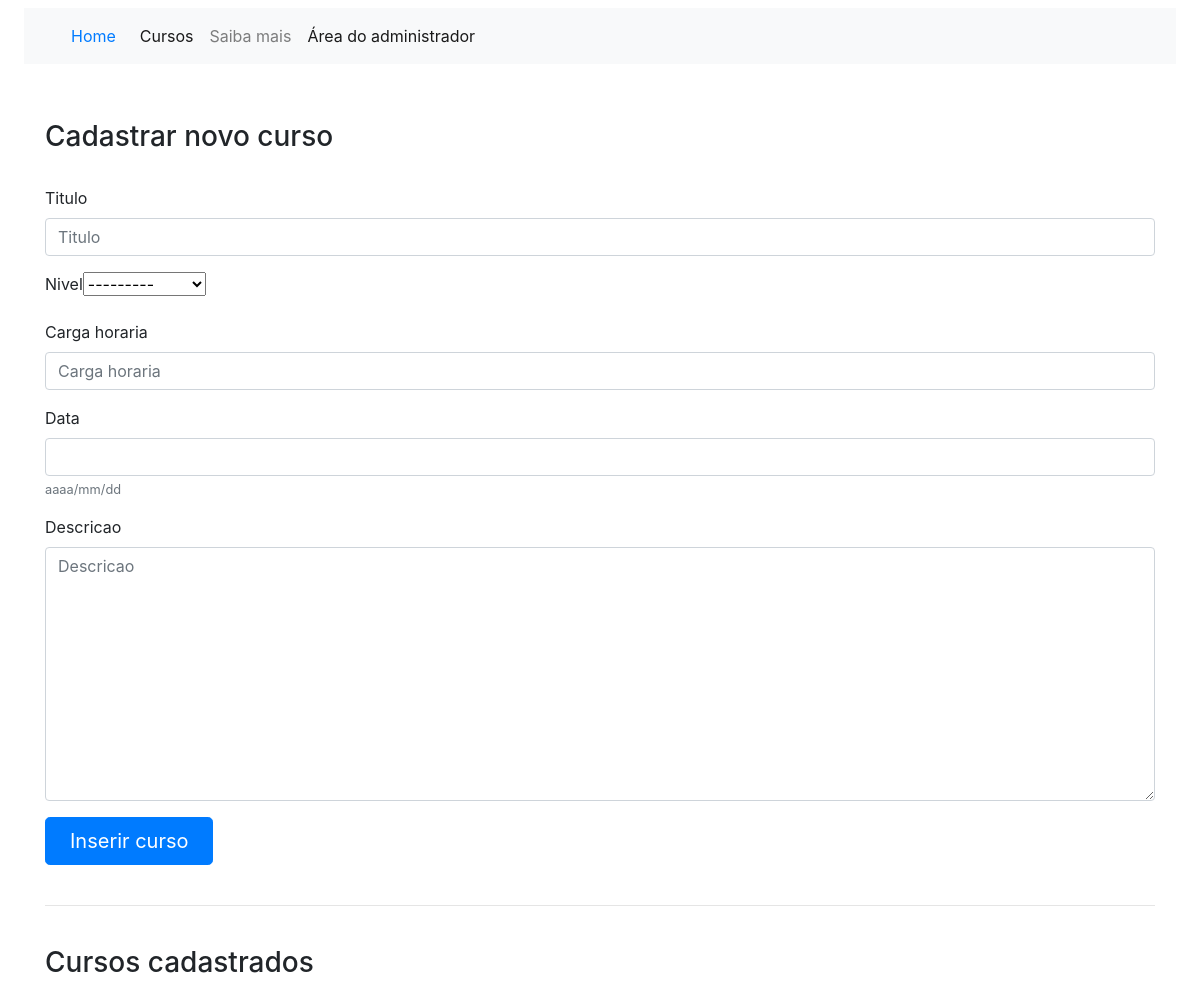
Before: /cursos/criar_curso/ with the older database file.
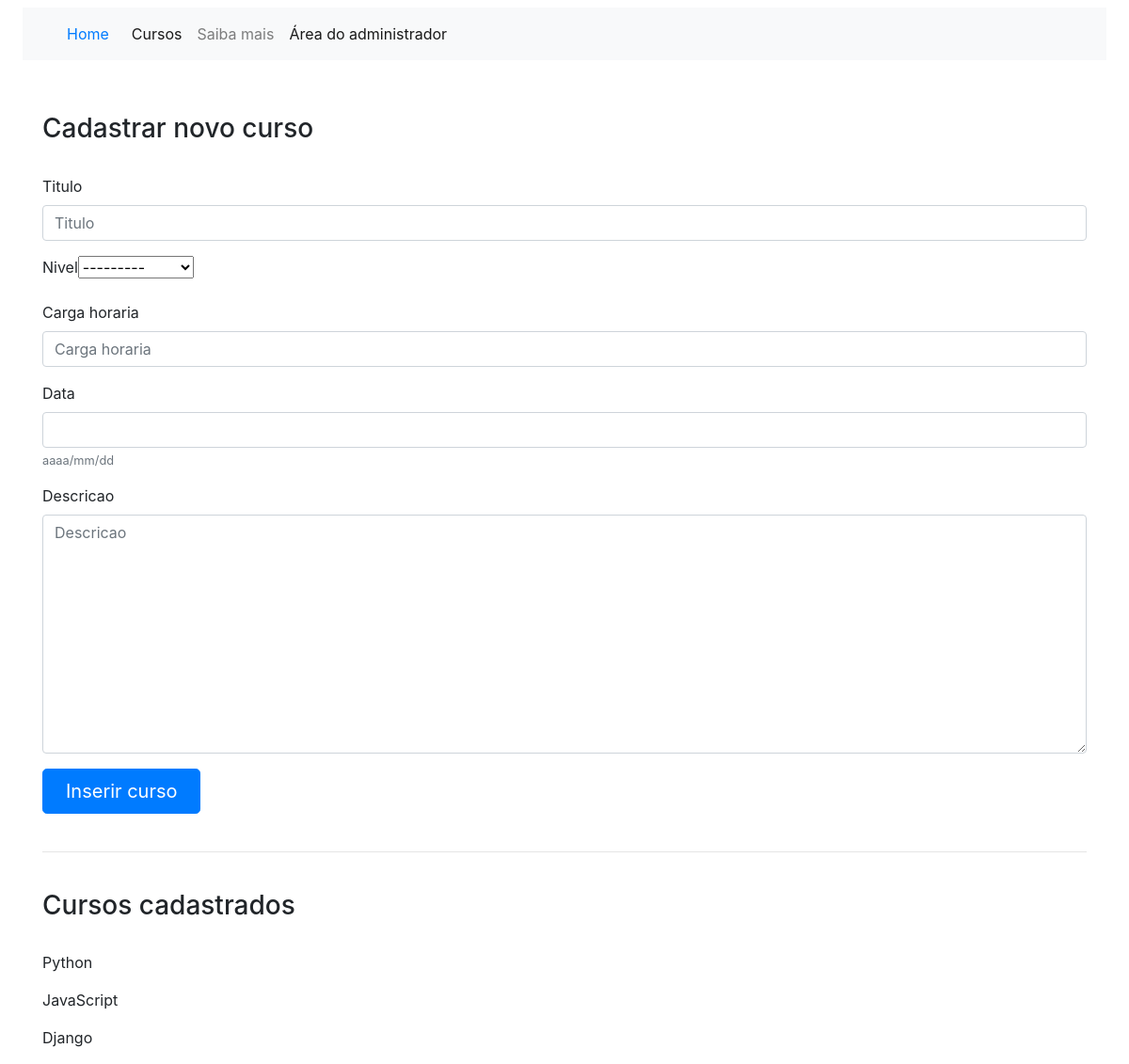
After: the same page with the newer database file.
### cursos/models.py (models this page shows, shortened)
class Curso(models.Model):
    niveis_de_curso = (
        ('Iniciante', 'Iniciante'),
        ('Intermediário', 'Intermediário'),
        ('Avançado', 'Avançado'),
    )
    titulo = models.CharField(max_length=50)
    nivel = models.CharField(max_length=15, choices=niveis_de_curso)
    carga_horaria = models.IntegerField()
    data = models.DateField(help_text='aaaa/mm/dd')
    descricao = models.TextField()
    verbose_name = 'Cadastro de curso'
    verbose_name_plural = 'Cadastros de cursos'
    ordering = ['-data']

### cursos/views.py (the view)
# urls.py: path('criar_curso/', criar_curso, name='criar_curso'),
@cache_page(30) # Isso faz com que o site fique em cache por 30 segundos antes de exibir atualizações que foram feitas na base de dados
def criar_curso(request):
    Cursos= Curso.objects.all() #Para mostrar todos os cursos cadastrados e exibir na tela de cadastro junto com o contexto
    form = CursoForm(request.POST or None)
    sucesso = False
    if form.is_valid():
        form.save()
        sucesso = True
    contexto = {
        'form': form,
        'sucesso': sucesso,
        'cursos': Cursos
    }
    return render(request, 'criar_curso.html', contexto)

### cursos/forms.py (shortened to what this page needs)
class CursoForm(forms.ModelForm):
    class Meta:
        model = Curso
        fields = '__all__' #  Todos os campos do model

### cursos/templates/criar_curso.html (shortened to what this page needs)
{% extends "inicio.html" %}
{% load bootstrap5 %}
{% block principal %}
  <h3 class="text-body-emphasis">Cadastrar novo curso</h3>
<br>
  <form action="" method="POST" id="form">
    {% bootstrap_form form %}
    <button type="submit" class="btn btn-primary btn-lg px-4">Inserir curso</button>
  </form>
  <br>
  <hr>
  <br>
  <h3> Cursos cadastrados </h3> <br>
  {% for curso in cursos %}
    <p> {{curso.titulo}}
  {% endfor %}
{% endblock %}

Changed rows visible on the page:
added Curso: titulo "Python"
added Curso: titulo "JavaScript"
added Curso: titulo "Django"
